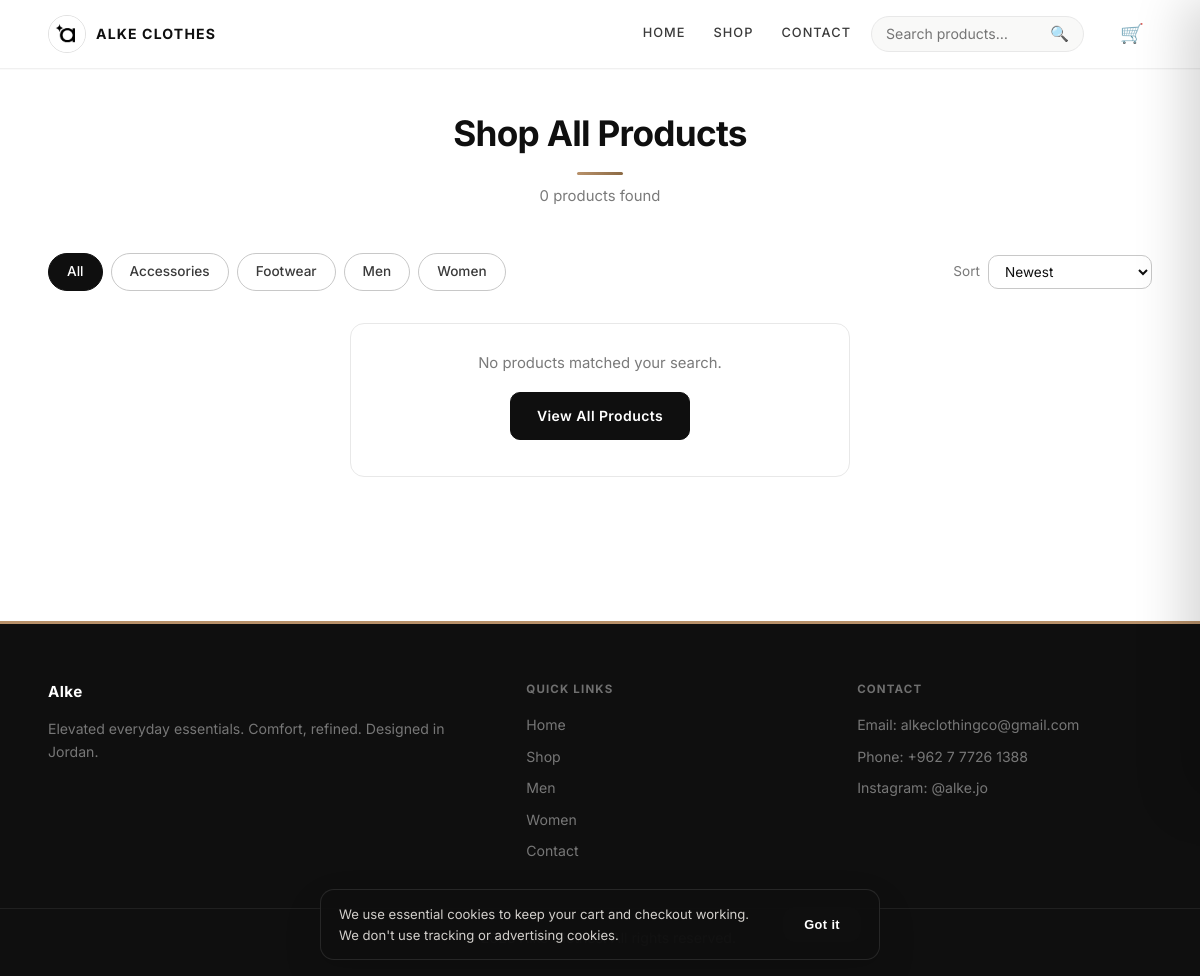
The page /pages/products.php on the database as committed earlier.
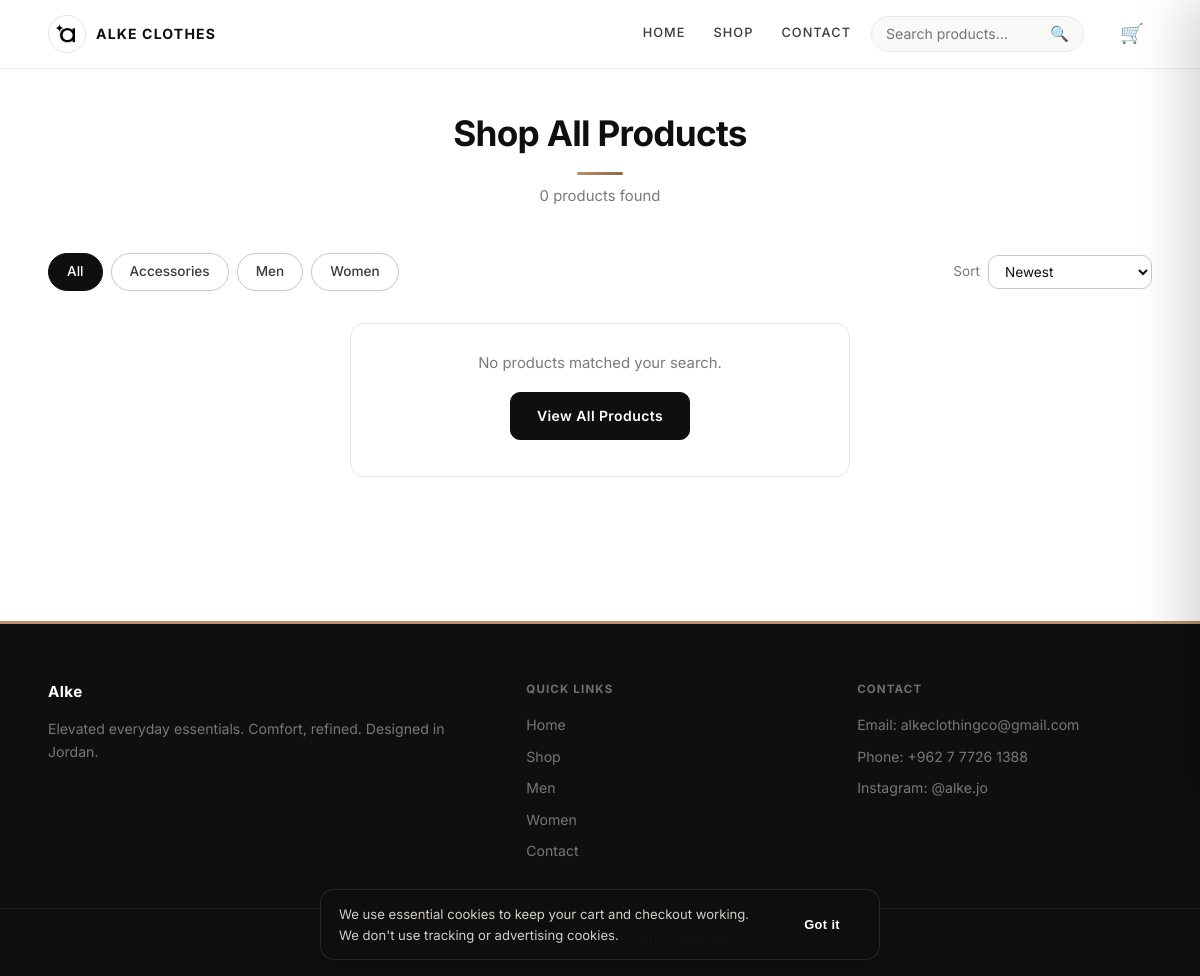
The same page on the database as committed later.
### tables this page shows
CREATE TABLE IF NOT EXISTS categories (
    id INT AUTO_INCREMENT PRIMARY KEY,
    name VARCHAR(100) NOT NULL
);

### includes/helpers.php (called while the page is built, shortened)
<?php
if (!function_exists('alke_esc')) {
    function alke_esc($value): string
    {
        return htmlspecialchars((string)$value, ENT_QUOTES, 'UTF-8');
    }
}

### pages/products.php (the view, shortened to what this page needs)
<?php
include '../includes/helpers.php';
include '../includes/header.php';
$search     = isset($_GET['q'])        ? trim((string)$_GET['q'])      : '';
$categoryId = isset($_GET['category']) ? (int)$_GET['category']        : 0;
$sort       = isset($_GET['sort'])     ? (string)$_GET['sort']         : 'newest';
$page       = isset($_GET['page'])     ? max(1, (int)$_GET['page'])    : 1;
$perPage    = 12;
$sortOptions = [
    'newest'     => ['label' => 'Newest',            'sql' => 'p.id DESC'],
    'price_asc'  => ['label' => 'Price: Low → High', 'sql' => 'p.price ASC'],
    'price_desc' => ['label' => 'Price: High → Low', 'sql' => 'p.price DESC'],
    'name_asc'   => ['label' => 'Name: A → Z',       'sql' => 'p.name ASC'],
];
$categories = [];
$catResult = $conn->query("SELECT id, name FROM categories ORDER BY name ASC");
if ($catResult) {
    while ($c = $catResult->fetch_assoc()) {
        $categories[] = $c;
    }
}
$where  = [];
$whereSql = $where ? ('WHERE ' . implode(' AND ', $where)) : '';
$totalProducts = 0;
$countSql = "SELECT COUNT(*) AS cnt FROM products p $whereSql";
$stmtCount = $conn->prepare($countSql);
if ($stmtCount) {
    $stmtCount->execute();
    $cntRes = $stmtCount->get_result();
    if ($cntRes && ($cntRow = $cntRes->fetch_assoc())) {
        $totalProducts = (int)$cntRow['cnt'];
    }
}
$totalPages = max(1, (int)ceil($totalProducts / $perPage));
$products = [];
function alke_shop_url(array $overrides = []): string
{
    $qs = array_merge([
        'q'        => $_GET['q']        ?? '',
        'category' => $_GET['category'] ?? '',
        'sort'     => $_GET['sort']     ?? '',
        'page'     => $_GET['page']     ?? '',
    ], $overrides);
    $qs = array_filter($qs, fn($v) => $v !== '' && $v !== null && $v !== 0);
    return '/alke/pages/products' . ($qs ? ('?' . http_build_query($qs)) : '');
}
?>
<main class="products-page">
  <section class="section products-section">
    <div class="container">
      <div class="section-title">
        <h2><?php echo $search !== '' ? 'Search: “' . alke_esc($search) . '”' : 'Shop All Products'; ?></h2>
        <p>
          <?php echo (int)$totalProducts; ?> product<?php echo $totalProducts === 1 ? '' : 's'; ?> found
        </p>
      </div>
      <div class="shop-toolbar">
        <div class="shop-filter-chips">
          <a href="<?php echo alke_esc(alke_shop_url(['category' => '', 'page' => ''])); ?>"
             class="filter-chip <?php echo $categoryId === 0 ? 'active' : ''; ?>">All</a>
          <?php foreach ($categories as $cat): ?>
            <a href="<?php echo alke_esc(alke_shop_url(['category' => (int)$cat['id'], 'page' => ''])); ?>"
               class="filter-chip <?php echo $categoryId === (int)$cat['id'] ? 'active' : ''; ?>">
              <?php echo alke_esc($cat['name']); ?>
            </a>
          <?php endforeach; ?>
        </div>
        <form class="shop-sort" method="GET" action="/alke/pages/products">
          <label for="sortSelect">Sort</label>
          <select id="sortSelect" name="sort" onchange="this.form.submit()">
            <?php foreach ($sortOptions as $key => $opt): ?>
              <option value="<?php echo alke_esc($key); ?>" <?php echo $sort === $key ? 'selected' : ''; ?>>
                <?php echo alke_esc($opt['label']); ?>
              </option>
            <?php endforeach; ?>
          </select>
        </form>
      </div>
      <?php if (!empty($products)): ?>
        <div class="products-grid shop-grid">
          <?php foreach ($products as $row): ?>
            <?php
              $imagePath  = alke_product_image($row);
              $inStock    = (int)$row['stock'] > 0;
            ?>
            <article class="product-card">
              <a href="product.php?id=<?php echo (int)$row['id']; ?>" class="product-card-link">
                <div class="product-image-wrap">
                  <img
                    src="<?php echo alke_esc($imagePath); ?>"
                    alt="<?php echo alke_esc($row['name']); ?>"
                    class="product-image"
                    loading="lazy"
                  >
                  <?php if (!$inStock): ?>
                    <span class="stock-badge out">Out of Stock</span>
                  <?php elseif ((int)$row['stock'] <= 5): ?>
                    <span class="stock-badge low">Only <?php echo (int)$row['stock']; ?> left</span>
                  <?php endif; ?>
                </div>
                <div class="product-body">
                  <h3 class="product-name"><?php echo alke_esc($row['name']); ?></h3>
                  <p class="product-price">JD <?php echo number_format((float)$row['price'], 2); ?></p>
                </div>
              </a>
              <div class="product-card-actions">
                <?php if ($inStock): ?>
                  <form method="POST" action="/alke/pages/products" class="add-to-cart-form" data-product-id="<?php echo (int)$row['id']; ?>">
                    <input type="hidden" name="product_id" value="<?php echo (int)$row['id']; ?>">
                    <input type="hidden" name="quantity" value="1">
                    <button type="submit" name="add_to_cart" class="btn product-btn">Add to Cart</button>
                  </form>
                <?php else: ?>
                  <button type="button" class="btn product-btn" disabled>Out of Stock</button>
                <?php endif; ?>
              </div>
            </article>
          <?php endforeach; ?>
        </div>
        <?php if ($totalPages > 1): ?>
          <nav class="pagination" aria-label="Product pages">
            <?php if ($page > 1): ?>
              <a class="page-link" href="<?php echo alke_esc(alke_shop_url(['page' => $page - 1])); ?>">‹ Prev</a>
            <?php endif; ?>
            <?php for ($p = 1; $p <= $totalPages; $p++): ?>
              <?php if ($p === $page): ?>
                <span class="page-link current"><?php echo $p; ?></span>
              <?php elseif ($p <= 2 || $p > $totalPages - 2 || abs($p - $page) <= 1): ?>
                <a class="page-link" href="<?php echo alke_esc(alke_shop_url(['page' => $p])); ?>"><?php echo $p; ?></a>
              <?php elseif ($p === 3 && $page > 4): ?>
                <span class="page-ellipsis">…</span>
              <?php elseif ($p === $totalPages - 2 && $page < $totalPages - 3): ?>
                <span class="page-ellipsis">…</span>
              <?php endif; ?>
            <?php endfor; ?>
            <?php if ($page < $totalPages): ?>
              <a class="page-link" href="<?php echo alke_esc(alke_shop_url(['page' => $page + 1])); ?>">Next ›</a>
            <?php endif; ?>
          </nav>
        <?php endif; ?>
      <?php else: ?>
        <div class="no-products">
          <p>No products matched your search.</p>
          <div style="text-align:center; margin-top:16px;">
            <a href="/alke/pages/products" class="btn">View All Products</a>
          </div>
        </div>
      <?php endif; ?>
    </div>
  </section>
</main>
<?php include '../includes/footer.php'; ?>

### includes/header.php (shortened to what this page needs)
<?php
include __DIR__ . '/helpers.php';
?>
<!DOCTYPE html>
<html lang="en">
<head>
  <link rel="stylesheet" href="/alke/css/style.css?v=5.5">
</head>
<body>
  <header class="site-header">
    <div class="container nav-wrap">
      <a href="/alke/" class="brand" aria-label="Alke Clothes Home">
        <img src="/alke/the symbol.jpeg" alt="Alke Clothes Logo" class="brand-logo">
        <span class="brand-text">Alke Clothes</span>
      </a>
      <nav class="site-nav" id="siteNav">
        <a href="/alke/">Home</a>
        <a href="/alke/pages/products">Shop</a>
        <a href="/alke/pages/contact">Contact</a>
      </nav>
      <form class="nav-search" action="/alke/pages/products" method="GET" role="search">
        <input
          type="search"
          name="q"
          placeholder="Search products…"
          aria-label="Search products"
          value="<?php echo isset($_GET['q']) ? alke_esc($_GET['q']) : ''; ?>"
        >
        <button type="submit" aria-label="Search">🔍</button>
      </form>
      <div class="nav-user-actions">
        <button type="button" id="cartDrawerToggle" class="cart-icon cart-toggle-btn" aria-label="Open cart panel">
          <span class="cart-emoji">🛒</span>
        </button>
      </div>
    </div>
  </header>

### includes/footer.php (shortened to what this page needs)
<footer class="site-footer">
    <div class="container footer-grid">
      <div>
        <h3>Alke</h3>
        <p>Elevated everyday essentials. Comfort, refined. Designed in Jordan.</p>
      </div>
      <div>
        <h4>Quick Links</h4>
        <ul>
          <li><a href="/alke/">Home</a></li>
          <li><a href="/alke/pages/products">Shop</a></li>
          <li><a href="/alke/pages/products?category=1">Men</a></li>
          <li><a href="/alke/pages/products?category=2">Women</a></li>
          <li><a href="/alke/pages/contact">Contact</a></li>
        </ul>
      </div>
      <div>
        <h4>Contact</h4>
        <p>Email: <a href="mailto:alkeclothingco@gmail.com">alkeclothingco@gmail.com</a></p>
        <p>Phone: <a href="tel:+962777261388">+962 7 7726 1388</a></p>
        <p>Instagram: <a href="https://instagram.com/alke.jo" target="_blank" rel="noopener">@alke.jo</a></p>
      </div>
    </div>
    <div class="footer-bottom">
      <p>&copy; <?php echo date('Y'); ?> Alke Clothes. All rights reserved.</p>
    </div>
  </footer>
  <div class="cookie-banner" id="cookieBanner" role="dialog" aria-live="polite" aria-label="Cookie notice" hidden>
    <p class="cookie-text">
      We use essential cookies to keep your cart and checkout working. We don't use tracking or advertising cookies.
    </p>
    <button type="button" class="btn cookie-accept" id="cookieAccept">Got it</button>
  </div>
</body>
</html>

Rows that differ between the two databases and show on the page:
removed categories: name "Footwear"
